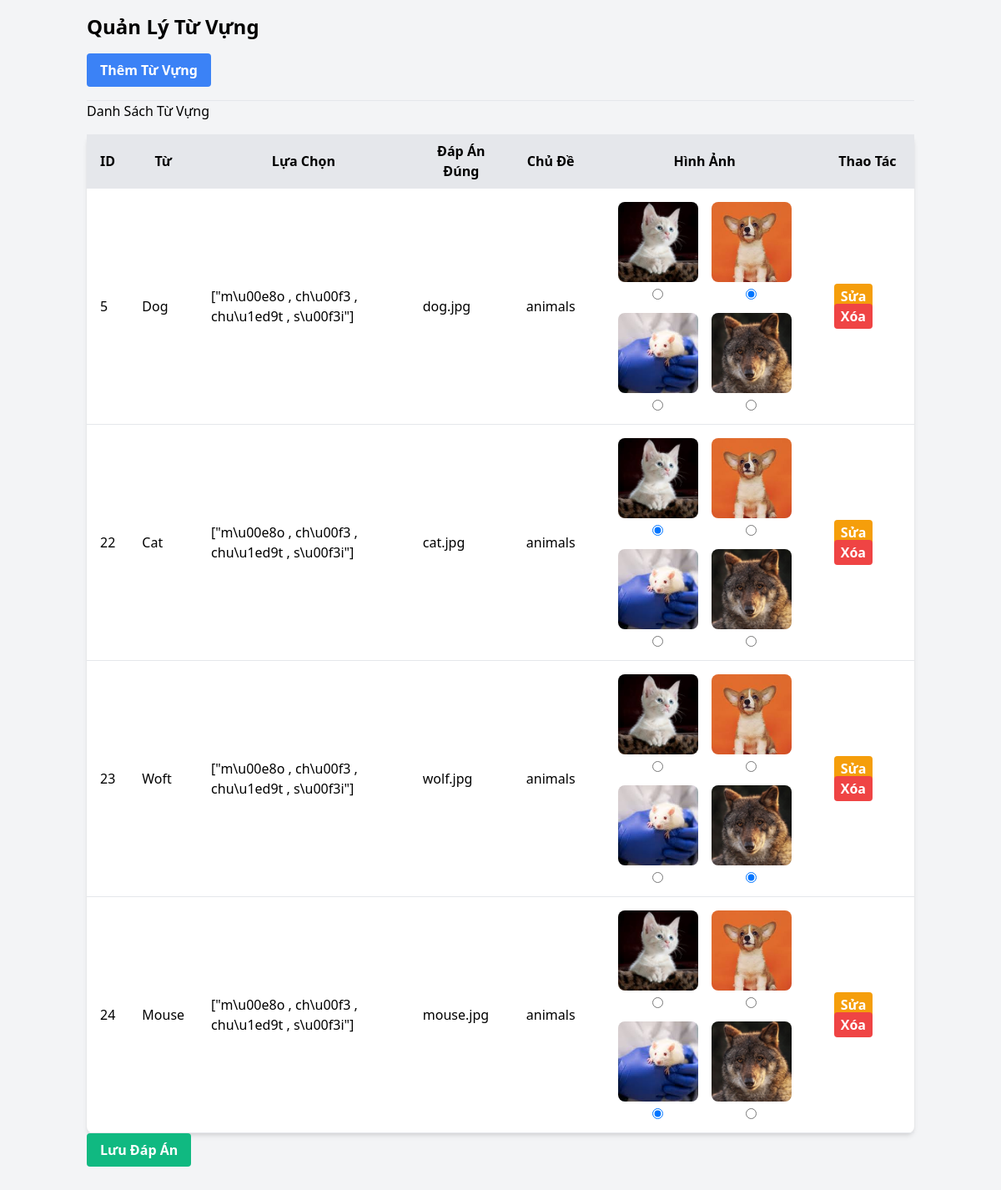
Screenshot of /admin/pages/form_vocabulary_manager.php with the database file from the repository.
### tables this page shows
CREATE TABLE `vocabulary` (
  `id` int(11) NOT NULL,
  `word` varchar(255) NOT NULL,
  `choices` longtext NOT NULL CHECK (json_valid(`choices`)),
  `correct_choice` varchar(255) NOT NULL,
  `topic` varchar(255) NOT NULL,
  `image` varchar(255) DEFAULT NULL
);

### admin/pages/form_vocabulary_manager.php (the view, shortened to what this page needs)
<?php
include '../../config/conn.php';
$vocabulary = $conn->query("SELECT id, word, choices, correct_choice, topic, image FROM vocabulary");
?>
<!DOCTYPE html>
<html lang="vi">
<head>
    <link href="https://cdn.jsdelivr.net/npm/tailwindcss@2.2.19/dist/tailwind.min.css" rel="stylesheet">
</head>
<body class="bg-gray-100">
    <div class="container mx-auto p-4">
        <h2 class="text-2xl font-semibold mb-4">Quản Lý Từ Vựng</h2>
        <a href="../../admin/includes/logic/add_vocabulary_manager.php" class="mb-4 inline-block">
            <button class="bg-blue-500 hover:bg-blue-700 text-white font-bold py-2 px-4 rounded">Thêm Từ Vựng</button>
        </a>
        <hr>
        <h3>Danh Sách Từ Vựng</h3>
        <form method="POST" action="../../admin/includes/logic/process_answer.php">
            <table class="min-w-full bg-white rounded-lg shadow-md mt-4">
                <thead>
                    <tr class="bg-gray-200">
                        <th class="py-2 px-4 border-b">ID</th>
                        <th class="py-2 px-4 border-b">Từ</th>
                        <th class="py-2 px-4 border-b">Lựa Chọn</th>
                        <th class="py-2 px-4 border-b">Đáp Án Đúng</th>
                        <th class="py-2 px-4 border-b">Chủ Đề</th>
                        <th class="py-2 px-4 border-b">Hình Ảnh</th>
                        <th class="py-2 px-4 border-b">Thao Tác</th>
                    </tr>
                </thead>
                <tbody>
                    <?php while ($word = $vocabulary->fetch_assoc()): ?>
                        <tr class="hover:bg-gray-100">
                            <td class="py-2 px-4 border-b"><?php echo $word['id']; ?></td>
                            <td class="py-2 px-4 border-b"><?php echo htmlspecialchars($word['word']); ?></td>
                            <td class="py-2 px-4 border-b"><?php echo htmlspecialchars($word['choices']); ?></td>
                            <td class="py-2 px-4 border-b"><?php echo htmlspecialchars($word['correct_choice']); ?></td>
                            <td class="py-2 px-4 border-b"><?php echo htmlspecialchars($word['topic']); ?></td>
                            <td class="py-2 px-4 border-b">
                                <?php
                                $imageDirectory = '../../admin/assets/images/';
                                if (is_dir($imageDirectory)) {
                                    $images = scandir($imageDirectory);
                                    $imageFiles = array_filter($images, function ($file) use ($imageDirectory) {
                                        return preg_match('/\.(jpg|jpeg|png|gif)$/i', $file) && is_file($imageDirectory . $file);
                                    });
                                    ?>
                                    <div class="flex flex-wrap justify-center">
                                        <?php foreach ($imageFiles as $image): ?>
                                            <?php $imgSrc = '../../admin/assets/images/' . htmlspecialchars($image); ?>
                                            <div class="flex flex-col items-center m-2">
                                                <img src="<?php echo $imgSrc; ?>" alt="Hình ảnh" class="w-24 h-24 object-cover rounded-lg">
                                                <input type="radio" name="correct_choice_<?php echo $word['id']; ?>" value="<?php echo htmlspecialchars($image); ?>" <?php if ($word['correct_choice'] == $image) echo 'checked'; ?> class="mt-2">
                                            </div>
                                        <?php endforeach; ?>
                                    </div>
                                    <?php
                                } else {
                                    echo "Thư mục không tồn tại.";
                                }
                                ?>
                            </td>
                            <td class="py-2 px-4 border-b">
                                <a href="../../admin/includes/logic/edit_vocabulary_manager.php?id=<?php echo $word['id']; ?>" class="bg-yellow-500 hover:bg-yellow-700 text-white font-bold py-1 px-2 rounded mr-2">Sửa</a>
                                <a href="../../admin/includes/logic/delete_vocabulary_manager.php?id=<?php echo $word['id']; ?>" class="bg-red-500 hover:bg-red-700 text-white font-bold py-1 px-2 rounded" onclick="return confirm('Bạn có chắc chắn muốn xóa từ vựng này không?');">Xóa</a>
                            </td>
                        </tr>
                    <?php endwhile; ?>
                </tbody>
            </table>
            <button type="submit" class="bg-green-500 hover:bg-green-700 text-white font-bold py-2 px-4 rounded mb-4">Lưu Đáp Án</button>
        </form>
    </div>
</body>
</html>

### rows the page displays
vocabulary: id "5", word "Dog", choices "[\"m\\u00e8o , ch\\u00f3 , chu\\u1ed9t , s\\u00f3i\"]", correct_choice "dog.jpg", topic "animals", correct_choice "☑"
vocabulary: id "22", word "Cat", choices "[\"m\\u00e8o , ch\\u00f3 , chu\\u1ed9t , s\\u00f3i\"]", correct_choice "cat.jpg", topic "animals", correct_choice "☑"
vocabulary: id "23", word "Woft", choices "[\"m\\u00e8o , ch\\u00f3 , chu\\u1ed9t , s\\u00f3i\"]", correct_choice "wolf.jpg", topic "animals", correct_choice "☑"
vocabulary: id "24", word "Mouse", choices "[\"m\\u00e8o , ch\\u00f3 , chu\\u1ed9t , s\\u00f3i\"]", correct_choice "mouse.jpg", topic "animals", correct_choice "☑"
